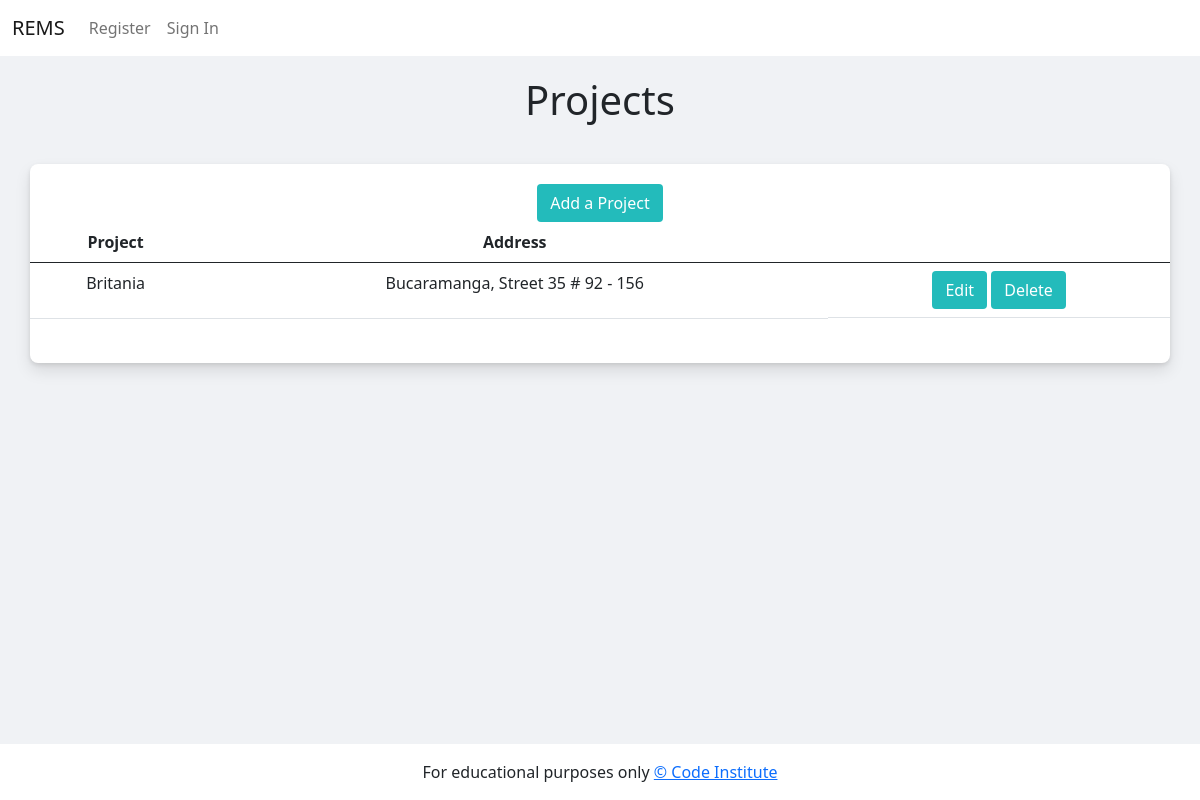
Page /projects on the earlier database version.
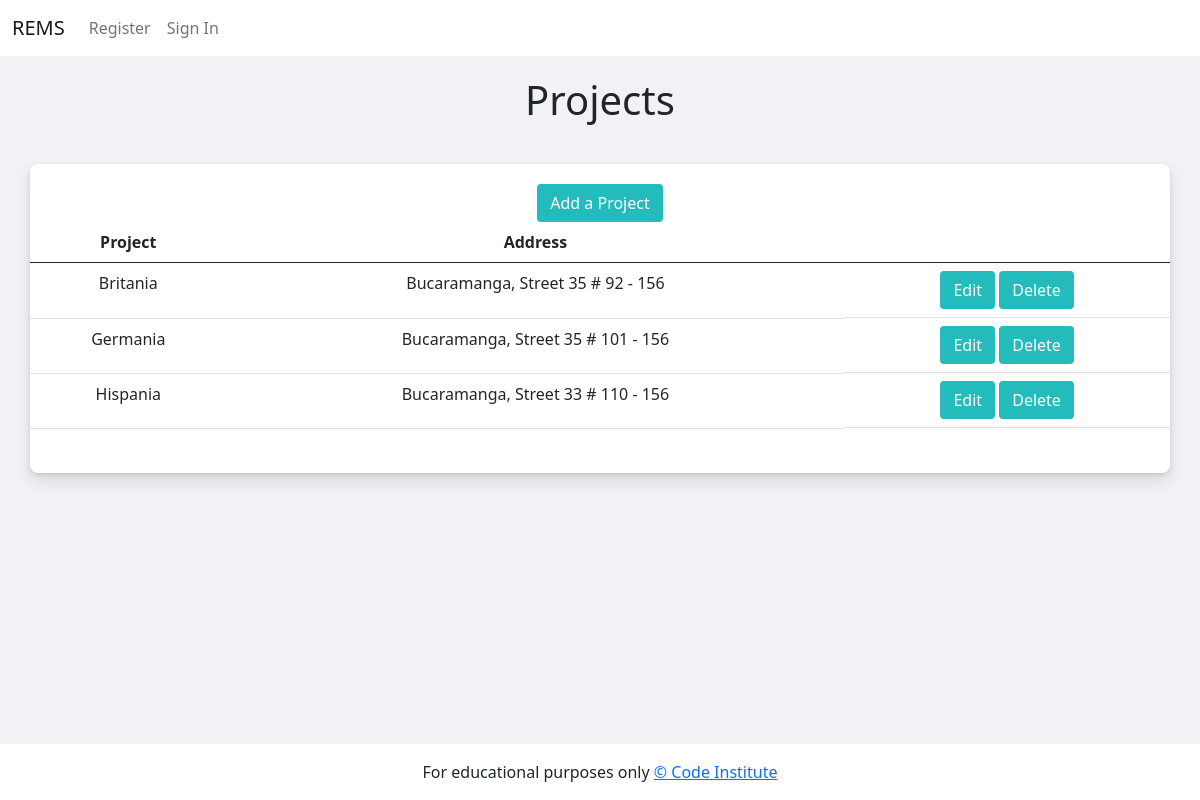
Same page on the later database version.
### todo/models.py (models this page shows, shortened)
class Project(models.Model):
    project_name = models.CharField(max_length=50, null=False, blank=False)
    address = models.CharField(max_length=50, null=False, blank=False)

### todo/views.py (the view)
# urls.py: path('projects', views.get_projects, name='projects'),
def get_projects(request):
    projects = Project.objects.all()
    context = {
        'projects': projects
    }
    return render(request, 'projects.html', context)

### templates/projects.html
{% extends "base.html" %}
{% block content %}
<main class="container first-bg">
    <h1 class="h-center">Projects</h1>
    <div class="container-fluid second-bg">
        <a class="waves-effect waves-light btn btn-signup" href="/add_project">Add a Project</a>
        <div class="table-responsive">
            <table class="table">
                <thead>
                    <tr>
                        <th scope="col">Project</th>
                        <th scope="col">Address</th>
                        <th scope="col"></th>
                    </tr>
                </thead>
                {% for project in projects %}
                    <tr>
                        <td>{{ project.project_name }}</td>
                        <td>{{ project.address }}</td>
                        <td class="d-grid gap-2 d-md-block">
                            <a class="btn btn-signup" href="/edit_project/{{ project.id }}">Edit</a>
                            <a class="btn btn-signup" href="/delete_project/{{ project.id }}">Delete</a>
                        </td>
                    </tr>
                {% empty %}
                <tr><td>You haven't added any projects yet</td></tr>
                {% endfor %}
            </table>
        </div>
    </div>
</main>
{%endblock%}

Differences in the rows shown:
added Project: project_name "Germania", address "Bucaramanga, Street 35 # 101 - 156"
added Project: project_name "Hispania", address "Bucaramanga, Street 33 # 110 - 156"
